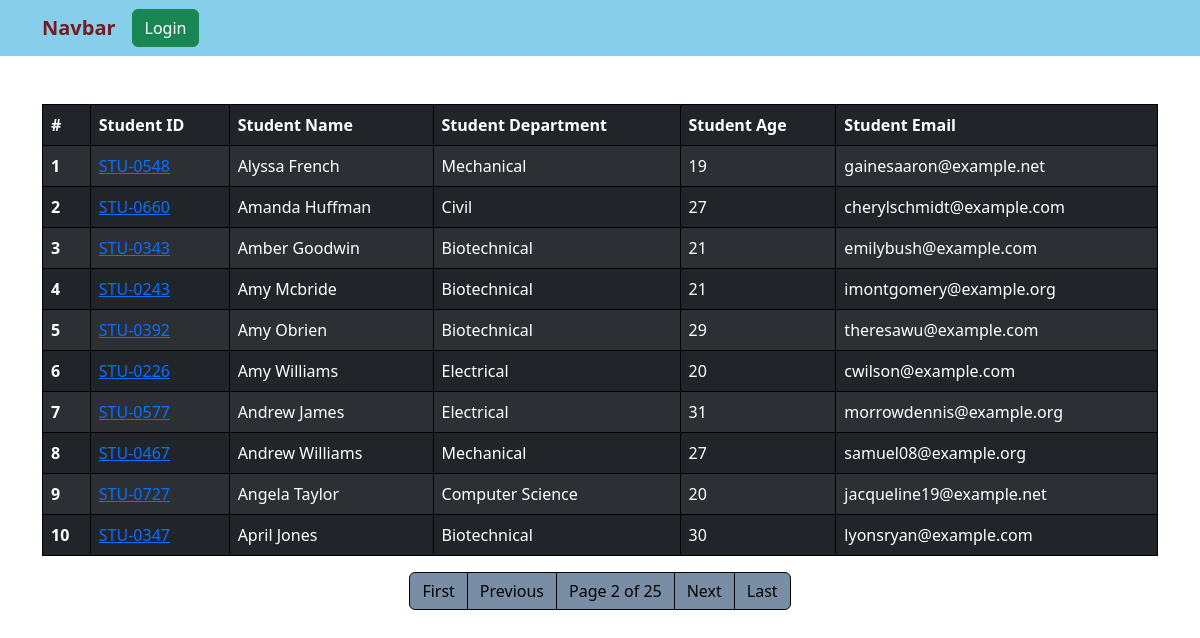
Screenshot of /?page=2 with the database file from the repository.
### stu/models.py (models this page shows, shortened)
class Student(models.Model):
    department = models.ForeignKey( Department, related_name="depart", on_delete= models.CASCADE)
    student_id = models.OneToOneField( StudentID , related_name="studentid", on_delete= models.CASCADE)
    student_name = models.CharField(max_length = 100)
    student_email = models.EmailField(unique= True)
    student_age = models.IntegerField(default = 18)
    student_address = models.TextField()
    class Meta:
        ordering = ['student_name']
        verbose_name = "student"

class StudentID(models.Model):
    student_id = models.CharField( max_length=100 )
    def __str__(self) -> str:
        return self.student_id

class Department(models.Model):
    department = models.CharField(max_length=100)
    def __str__(self) -> str:
        return self.department
    class Meta:
        ordering = ['department']

### stu/views.py (the view, shortened to what this page needs)
# urls.py: path('', get_student, name="get_student"),
def get_student(request):
    queryset = Student.objects.all()
    paginator = Paginator(queryset, 10)  # Show 25 contacts per page.
    page_number = request.GET.get("page")
    page_obj = paginator.get_page(page_number)
    return render(request, 'Student.html',{'queryset' : page_obj})

### stu/templates/Student.html (shortened to what this page needs)
{% extends "base.html" %} {% block start %}
<div class="container mt-5">
  <table class="table table-dark table-striped">
    <thead>
      <tr>
        <th scope="col">#</th>
        <th scope="col">Student ID</th>
        <th scope="col">Student Name</th>
        <th scope="col">Student Department</th>
        <th scope="col">Student Age</th>
        <th scope="col">Student Email</th>
      </tr>
    </thead>
    <tbody>
      {% for stud in queryset %}
      <tr>
        <th scope="row">{{ forloop.counter }}</th>
        <td>
          <a href="{% url 'see_marks' stud.student_id %}">
            {{ stud.student_id }}
          </a>
        </td>
        <td>{{ stud.student_name }}</td>
        <td>{{ stud.department }}</td>
        <td>{{ stud.student_age }}</td>
        <td>{{ stud.student_email }}</td>
      </tr>
      {% endfor %}
    </tbody>
  </table>
  <nav aria-label="...">
    <ul class="pagination justify-content-center custom-pagination">
      {% if queryset.has_previous %}
      <li class="page-item">
        <a class="page-link" href="?page=1">First</a>
      </li>
      <li class="page-item">
        <a class="page-link" href="?page={{ queryset.previous_page_number }}">Previous</a>
      </li>
      {% endif %}
      <li class="page-item">
        <span class="page-link">Page {{ queryset.number }} of {{ queryset.paginator.num_pages}}</span>
      </li>
      {% if queryset.has_next %}
      <li class="page-item">
        <a class="page-link" href="?page={{ queryset.next_page_number }}">Next</a>
      </li>
      <li class="page-item">
        <a class="page-link" href="?page={{ queryset.paginator.num_pages }}">Last</a>
      </li>
      {% endif %}
    </ul>
  </nav>
</div>
{% endblock start %}

### home/templates/base.html (style rules this page uses)
table, th, td, tr { border: 1px solid black; }

### stu/templates/Student.html (style rules this page uses)
.custom-pagination .page-link { color: #020301; background-color: #798ea5; border-color: #01070e; }

### rows the page displays
Student: student_id "STU-0548", student_name "Alyssa French", department "Mechanical", student_age "19", student_email "gainesaaron@example.net"
Student: student_id "STU-0660", student_name "Amanda Huffman", department "Civil", student_age "27", student_email "cherylschmidt@example.com"
Student: student_id "STU-0343", student_name "Amber Goodwin", department "Biotechnical", student_age "21", student_email "emilybush@example.com"
Student: student_id "STU-0243", student_name "Amy Mcbride", department "Biotechnical", student_age "21", student_email "imontgomery@example.org"
Student: student_id "STU-0392", student_name "Amy Obrien", department "Biotechnical", student_age "29", student_email "theresawu@example.com"
Student: student_id "STU-0226", student_name "Amy Williams", department "Electrical", student_age "20", student_email "cwilson@example.com"
Student: student_id "STU-0577", student_name "Andrew James", department "Electrical", student_age "31", student_email "morrowdennis@example.org"
Student: student_id "STU-0467", student_name "Andrew Williams", department "Mechanical", student_age "27", student_email "samuel08@example.org"
Student: student_id "STU-0727", student_name "Angela Taylor", department "Computer Science", student_age "20", student_email "jacqueline19@example.net"
Student: student_id "STU-0347", student_name "April Jones", department "Biotechnical", student_age "30", student_email "lyonsryan@example.com"

### other values shown
{{ queryset.number }} "2"
{{ queryset.paginator.num_pages }} "25"
